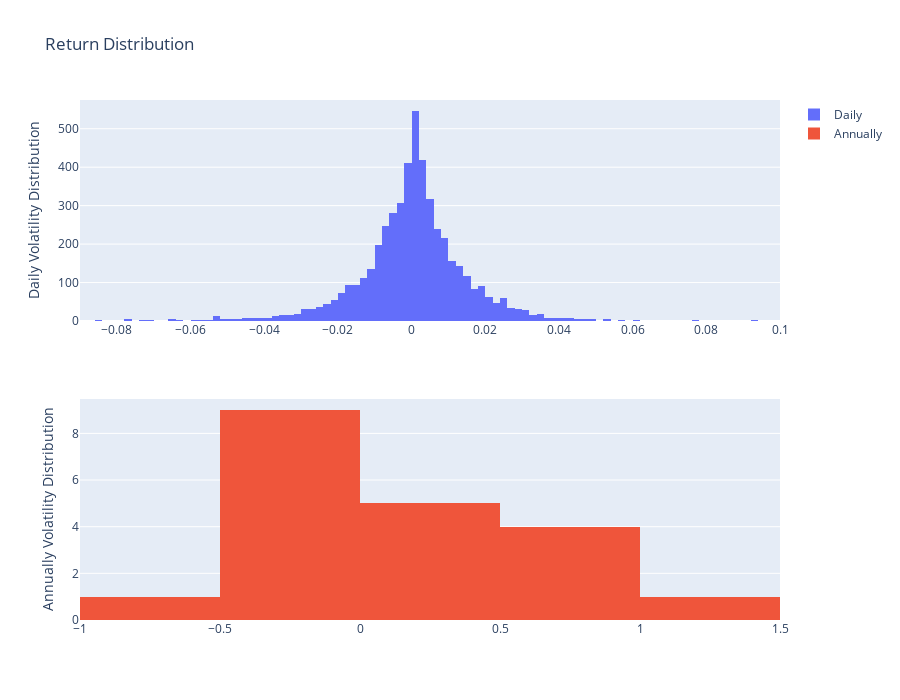

Write notebook code for a chart like this one.
### Markdown cell above
Plot the histogram of daily returns.

### Code cell
from plotly.subplots import make_subplots
import plotly.graph_objects as go
# Initialize figure with subplots
fig = make_subplots(rows=2, cols=1)
fig.append_trace(go.Histogram(x=sci_daily_returns['daily.return'],name = "Daily"),row = 1,col = 1)
fig.append_trace(go.Histogram(x=sci_annual_returns['ann.return'],name = "Annually"),row = 2,col = 1)
fig.update_yaxes(title_text="Daily Volatility Distribution", row=1, col=1)
fig.update_yaxes(title_text="Annually Volatility Distribution", row=2, col=1)
fig.update_layout(title_text="Return Distribution", height=700)

fig.show()

### Figure 1 — Plotly figure (JSON) as saved in the notebook; plotly's stock layout.template omitted (floating-point values rounded to 4 significant figures; data arrays with more than 128 entries replaced by an {"elided": "..."} marker saying what was removed)
{"data": [{"name": "Daily", "type": "histogram", "x": {"elided": "4998 float values"}, "xaxis": "x", "yaxis": "y"}, {"name": "Annually", "type": "histogram", "x": [0.5173, -0.2062, -0.1752, 0.1027, -0.154, -0.08325, 1.304, 0.9666, -0.6539, 0.7998, -0.1431, -0.2168, 0.0317, -0.06749, 0.5287, 0.09414, -0.1231, 0.06558, -0.2459, 0.223], "xaxis": "x2", "yaxis": "y2"}], "layout": {"height": 700, "title": {"text": "Return Distribution"}, "xaxis": {"anchor": "y", "domain": [0, 1]}, "xaxis2": {"anchor": "y2", "domain": [0, 1]}, "yaxis": {"anchor": "x", "domain": [0.575, 1], "title": {"text": "Daily Volatility Distribution"}}, "yaxis2": {"anchor": "x2", "domain": [0, 0.425], "title": {"text": "Annually Volatility Distribution"}}}}
